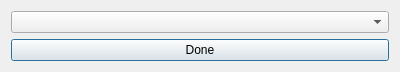
<?xml version="1.0" encoding="UTF-8"?>
<ui version="4.0">
 <class>D_Popup_ListSelect</class>
 <widget class="QDialog" name="D_Popup_ListSelect">
  <property name="geometry">
   <rect>
    <x>0</x>
    <y>0</y>
    <width>400</width>
    <height>67</height>
   </rect>
  </property>
  <property name="windowTitle">
   <string>Dialog</string>
  </property>
  <layout class="QGridLayout" name="gridLayout">
   <item row="0" column="0">
    <widget class="QComboBox" name="comboBox_List"/>
   </item>
   <item row="1" column="0">
    <widget class="QPushButton" name="pushButton_Done">
     <property name="text">
      <string>Done</string>
     </property>
    </widget>
   </item>
  </layout>
 </widget>
 <tabstops>
  <tabstop>pushButton_Done</tabstop>
  <tabstop>comboBox_List</tabstop>
 </tabstops>
 <resources/>
 <connections/>
</ui>
